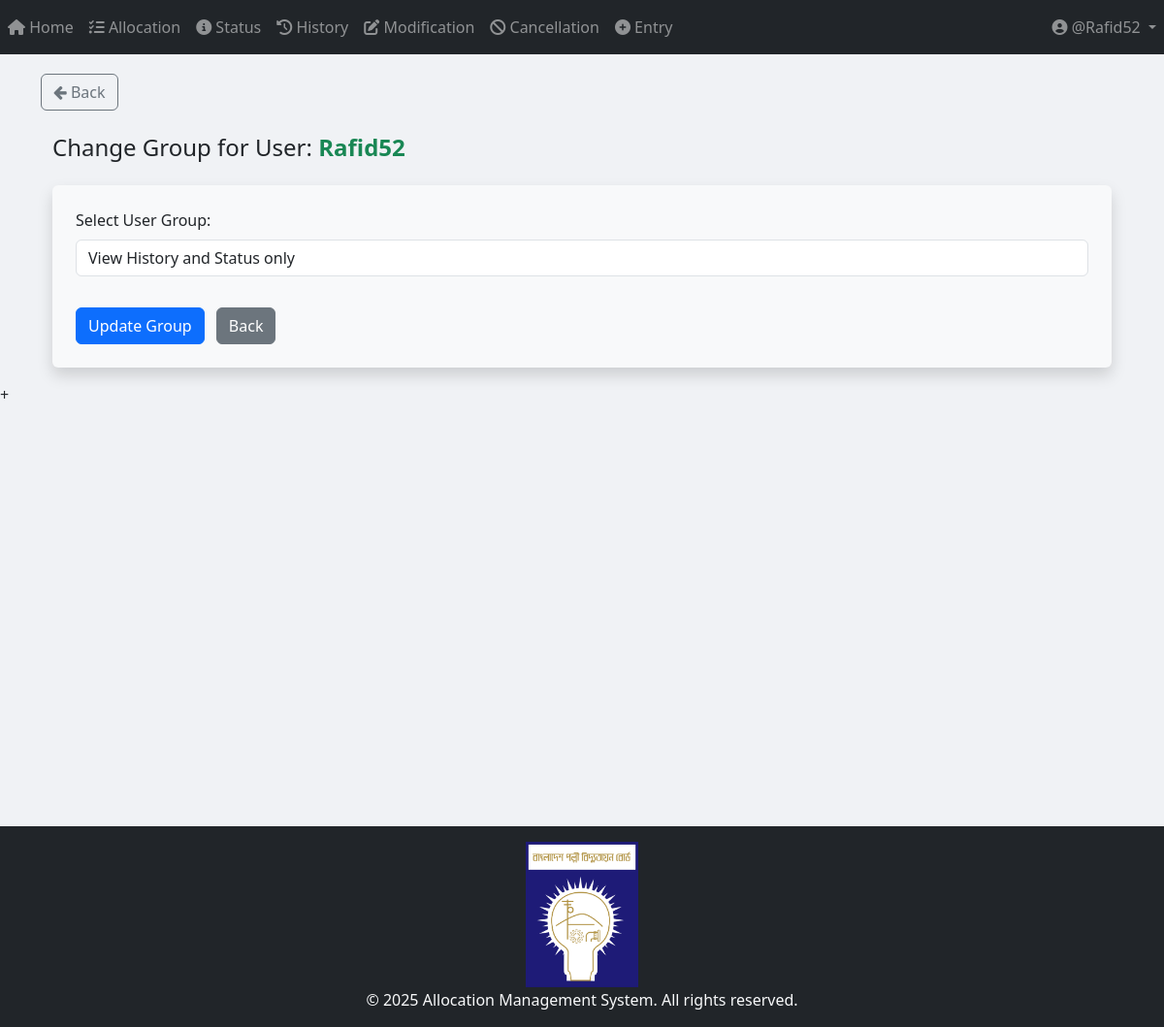
Before: /admin_panel/change-user-group/3/ (signed in) with the older database file.
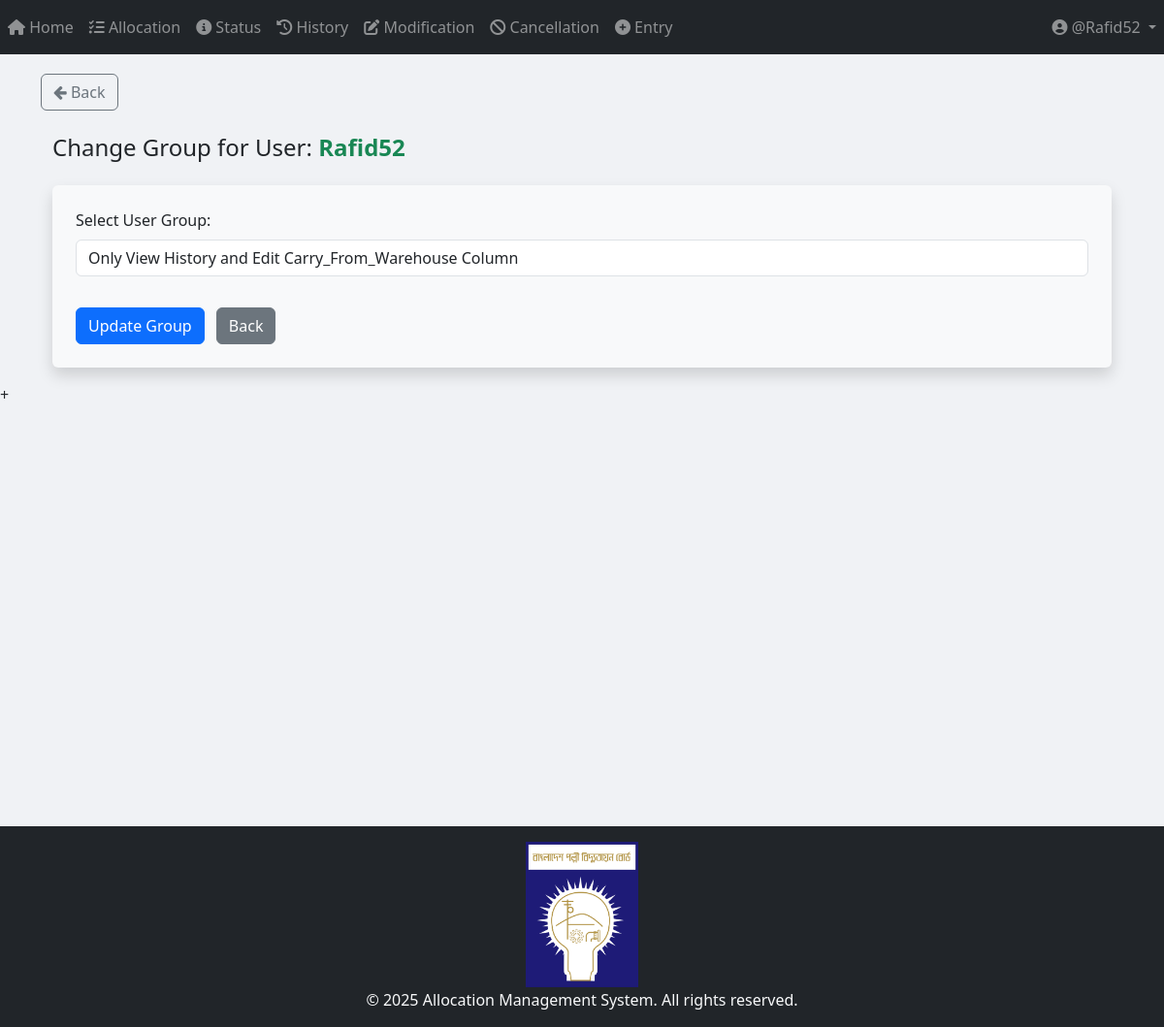
After: the same page with the newer database file.
### App_Login/models.py (models this page shows, shortened)
class User_Group(models.Model):
    user = models.ForeignKey(User, on_delete=models.CASCADE)
    STATUS_CHOICES = [
        ("View History and Status only", "View History and Status only"),
        ("Editor", "Editor"),
        ("Only View History and Edit CS&M Column", "Only View History and Edit CS&M Column"),
        ("Only View History and Edit Carry_From_Warehouse Column", "Only View History and Edit Carry_From_Warehouse Column"),
    ]
    user_group_type = models.CharField(
        max_length=100, choices=STATUS_CHOICES, default="View History and Status only"
    )

### App_Admin_Panel/views/change_user_group.py (the view)
# urls.py: path("change-user-group/<int:user_id>/", views.change_user_group_view, name="change_user_group"),
@login_required
def change_user_group_view(request, user_id):
    if not request.user.is_superuser:
        return redirect("App_User_Group:access_denied")
    user = get_object_or_404(User, pk=user_id, is_superuser=False)
    user_group, created = User_Group.objects.get_or_create(user=user)
    if request.method == "POST":
        new_group_type = request.POST.get("user_group_type")
        if new_group_type in dict(User_Group.STATUS_CHOICES):
            user_group.user_group_type = new_group_type
            user_group.save()
            return redirect("App_Admin_Panel:change_user_group")
    context = {
        "user": user,
        "user_group": user_group,
        "status_choices": User_Group.STATUS_CHOICES,
    }
    return render(request, "App_Admin_Panel/change_user_group.html", context)

### templates/App_Admin_Panel/change_user_group.html (shortened to what this page needs)
{% extends "base.html" %}
{% load static %}
{% block body_block %}
{% if request.user.is_superuser %}
<a href="{% url 'App_Admin_Panel:change_user_group' %}" class="btn btn-outline-secondary">
        <i class="fa fa-arrow-left"></i> Back
</a>
<div class="container mt-4">
    <h4 class="mb-4">Change Group for User: <strong class="text-success">{{ user.username }}</strong></h4>
    <form method="post" class="shadow p-4 bg-light rounded">
        <div class="form-group">
            <label for="user_group_type">Select User Group:</label>
            <select class="form-control" name="user_group_type" id="user_group_type" required>
                {% for value, label in status_choices %}
                    <option value="{{ value }}" {% if value == user_group.user_group_type %}selected{% endif %}>{{ label }}</option>
                {% endfor %}
            </select>
        </div>
        <button type="submit" class="btn btn-primary mt-3">Update Group</button>
        <a href="{% url 'App_Admin_Panel:change_user_group' %}" class="btn btn-secondary mt-3 ml-2">Back</a>
    </form>
</div>
{% endif %}
{% endblock %}

### templates/base.html (shortened to what this page needs)
{% load static %}
{% load tz %}
<html lang="en">
    <head>
        <link
            rel="stylesheet"
            href="https://maxcdn.bootstrapcdn.com/bootstrap/4.4.1/css/bootstrap.min.css"
        />
        <link rel="stylesheet" href="https://cdnjs.cloudflare.com/ajax/libs/font-awesome/6.4.2/css/all.min.css">
        <link rel="stylesheet" href="https://cdn.jsdelivr.net/npm/bootstrap@5.3.0/dist/css/bootstrap.min.css">
        <link
            href="https://maxcdn.bootstrapcdn.com/font-awesome/4.7.0/css/font-awesome.min.css"
            rel="stylesheet"
        />
        <link
            href="https://cdnjs.cloudflare.com/ajax/libs/bootstrap-datetimepicker/4.17.47/css/bootstrap-datetimepicker.min.css"
            rel="stylesheet"
        />
        <link
            rel="stylesheet"
            href="//code.jquery.com/ui/1.12.1/themes/base/jquery-ui.css"
        />
        <link
            rel="stylesheet"
            href="https://cdn.jsdelivr.net/npm/flatpickr/dist/flatpickr.min.css"
        />
    </head>
    <body style="background-color: #f0f2f5;">
        {% include "partials/navbar.html" %}
        <div class="container" style="padding-top: 20px">
            {% block body_block %} {% endblock %}
        </div>
        <script src="https://cdn.jsdelivr.net/npm/flatpickr"></script>  +
        {% include "partials/footer.html" %}
    </body>
</html>

### templates/partials/navbar.html (shortened to what this page needs)
<nav class="navbar navbar-expand-sm navbar-dark bg-dark">
    <div class="collapse navbar-collapse" id="navbarNavDropdown">
        <ul class="navbar-nav mr-auto">
            {% if user.is_authenticated %}
                <li class="nav-item {% if request.resolver_match.url_name == 'home_page' %}active{% endif %}">
                    <a class="nav-link" href="{% url 'App_Home:home_page' %}">
                        <i class="fas fa-home"></i> Home
                    </a>
                </li>
                <li class="nav-item {% if request.resolver_match.url_name == 'allocation_page' %}active{% endif %}">
                    <a class="nav-link" href="{% url 'App_Allocation:allocation_page' %}">
                        <i class="fas fa-tasks"></i> Allocation
                    </a>
                </li>
                <li class="nav-item {% if request.resolver_match.url_name == 'status_page' %}active{% endif %}">
                    <a class="nav-link" href="{% url 'App_Status:status_page' %}">
                        <i class="fas fa-info-circle"></i> Status
                    </a>
                </li>
                <li class="nav-item {% if request.resolver_match.url_name == 'history_page' %}active{% endif %}">
                    <a class="nav-link" href="{% url 'App_History:history_page' %}">
                        <i class="fas fa-history"></i> History
                    </a>
                </li>
                <li class="nav-item {% if request.resolver_match.url_name == 'modification_menu' %}active{% endif %}">
                    <a class="nav-link" href="{% url 'App_Modification:modification_menu' %}">
                        <i class="fas fa-edit"></i> Modification
                    </a>
                </li>
                <li class="nav-item {% if request.resolver_match.url_name == 'cancellation' %}active{% endif %}">
                    <a class="nav-link" href="{% url 'App_Cancellation:cancellation' %}">
                        <i class="fas fa-ban"></i> Cancellation
                    </a>
                </li>
                <li class="nav-item {% if request.resolver_match.url_name == 'entry_page' %}active{% endif %}">
                    <a class="nav-link" href="{% url 'App_Entry:entry_page' %}">
                        <i class="fas fa-plus-circle"></i> Entry
                    </a>
                </li>
            {% endif %}
        </ul>
        <ul class="navbar-nav">
            {% if user.is_authenticated %}
                <li class="nav-item dropdown">
                    <a class="nav-link dropdown-toggle" href="#" id="userDropdown" role="button" data-toggle="dropdown">
                        <i class="fas fa-user-circle"></i> @{{ user.username }}
                    </a>
                </li>
            {% endif %}
        </ul>
    </div>
</nav>

### templates/partials/footer.html (shortened to what this page needs)
{% load static %}
<div class="footer-wrapper">
    <div class="footer-push"></div>
    <footer class="bg-dark text-light py-3">
        <div class="container text-center">
            <img src="{% static 'logo/BREB_Logo_hq.svg.png' %}" alt="Logo" style="height: 150px; margin-bottom: 1px;">
            <p class="mb-0">© {% now "Y" %} Allocation Management System. All rights reserved.</p>
        </div>
    </footer>
</div>

### templates/partials/footer.html (style rules this page uses)
html, body { height: 100%; margin: 0; }
.footer-wrapper { display: flex; flex-direction: column; min-height: 80vh; }
.footer-push { flex: 1; }

Changed rows visible on the page:
changed User_Group: user_group_type "View History and Status only" → "Only View History and Edit Carry_From_Warehouse Column"
